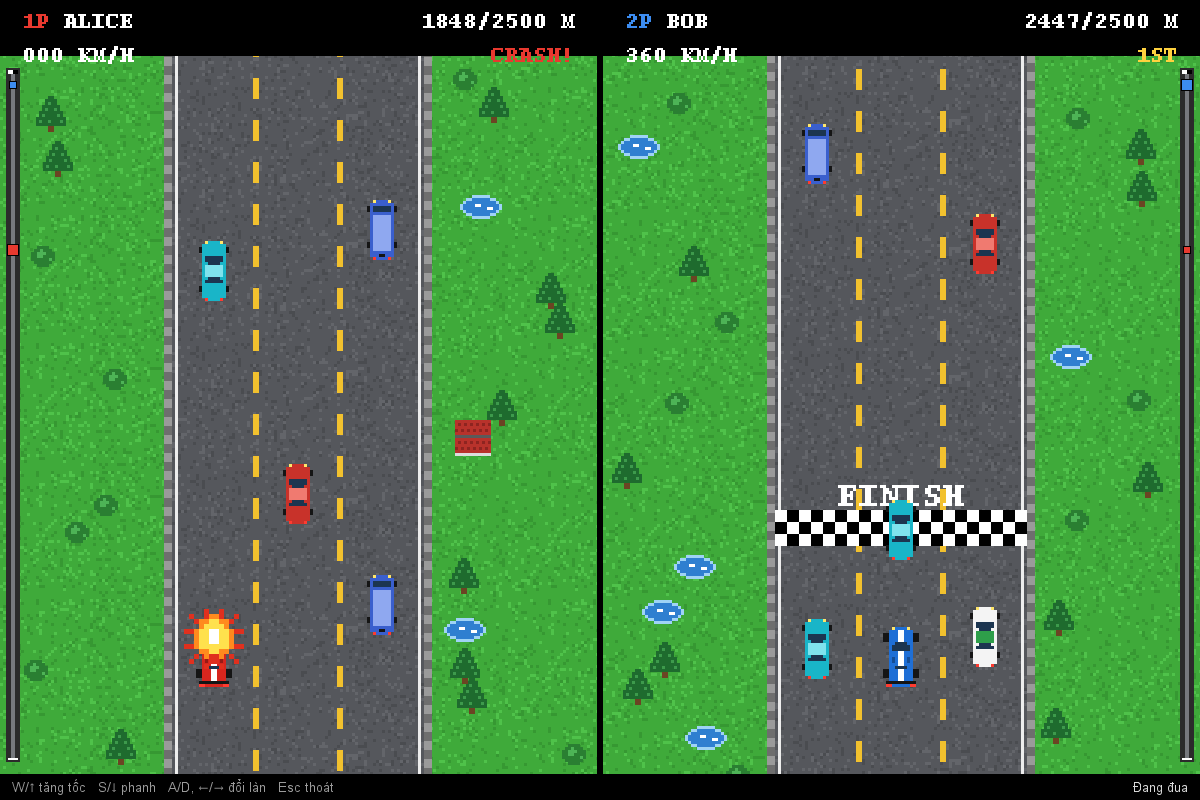
#> input picture report/img/race_screen_src.png, 1200 x 800 px
$ python draw.py
#> lines starting #> are read from the running program, lines starting #| are printed output that depends on the picture
# -*- coding: utf-8 -*-
"""Draw all diagrams for the BTL report with matplotlib (clean, consistent style)."""
import os
import matplotlib
matplotlib.use("Agg")
import matplotlib.pyplot as plt
from matplotlib.patches import FancyBboxPatch, FancyArrowPatch, Rectangle, Circle
from matplotlib.lines import Line2D

OUT = os.path.join(os.path.dirname(os.path.abspath(__file__)), "img")
os.makedirs(OUT, exist_ok=True)

plt.rcParams["font.family"] = "Segoe UI"
plt.rcParams["font.size"] = 11

# Palette
C_CLIENT = "#DCEBFA"; C_CLIENT_E = "#2F6DB5"
C_SERVER = "#FFF1D6"; C_SERVER_E = "#D98C1F"
C_DB = "#E3F3E3"; C_DB_E = "#3C8C3C"
C_GREY = "#F2F2F2"; C_GREY_E = "#7A7A7A"
C_TEXT = "#1F1F1F"
C_ARROW = "#444444"
C_RED = "#C0392B"; C_BLUE = "#2F6DB5"; C_ROAD = "#4A4A4A"


def box(ax, x, y, w, h, title, lines=(), fc=C_GREY, ec=C_GREY_E, title_size=12, body_size=10,
        radius=0.15, lw=1.6, title_bold=True):
    p = FancyBboxPatch((x, y), w, h, boxstyle=f"round,pad=0,rounding_size={radius}",
                       fc=fc, ec=ec, lw=lw)
    ax.add_patch(p)
    if lines:
        # title band
        ax.text(x + w / 2, y + h - 0.32, title, ha="center", va="center", fontsize=title_size,
                fontweight="bold" if title_bold else "normal", color=C_TEXT)
        ax.plot([x + 0.15, x + w - 0.15], [y + h - 0.62, y + h - 0.62], color=ec, lw=1)
        body_top = y + h - 0.62
        n = len(lines)
        step = (body_top - y) / (n + 1)
        for i, ln in enumerate(lines):
            ax.text(x + w / 2, body_top - step * (i + 1), ln, ha="center", va="center",
                    fontsize=body_size, color=C_TEXT)
    else:
        ax.text(x + w / 2, y + h / 2, title, ha="center", va="center", fontsize=title_size,
                fontweight="bold" if title_bold else "normal", color=C_TEXT)
    return p


def arrow(ax, p1, p2, label=None, color=C_ARROW, lw=1.6, style="-|>", lpos=0.5, loff=(0, 0.18),
          fontsize=9.5, ls="-", shrink=4):
    a = FancyArrowPatch(p1, p2, arrowstyle=style, mutation_scale=16, color=color, lw=lw,
                        linestyle=ls, shrinkA=shrink, shrinkB=shrink)
    ax.add_patch(a)
    if label:
        mx = p1[0] + (p2[0] - p1[0]) * lpos + loff[0]
        my = p1[1] + (p2[1] - p1[1]) * lpos + loff[1]
        ax.text(mx, my, label, ha="center", va="center", fontsize=fontsize, color=C_TEXT,
                bbox=dict(fc="white", ec="none", pad=1.5))


def new_fig(w, h):
    fig = plt.figure(figsize=(w / 100, h / 100), dpi=100)
    ax = fig.add_axes([0, 0, 1, 1])
    ax.set_xlim(0, w / 100)
    ax.set_ylim(0, h / 100)
    ax.set_aspect("equal")
    ax.axis("off")
    return fig, ax


def save(fig, name):
    path = os.path.join(OUT, name)
    fig.savefig(path, dpi=200, facecolor="white")
    plt.close(fig)
    print("saved", path)


# ---------------------------------------------------------------- 1. Architecture
def fig_architecture():
    fig, ax = new_fig(1400, 760)
    # Clients
    for i, (label, y) in enumerate([("Client A", 5.4), ("Client B", 3.4), ("Client N", 1.4)]):
        box(ax, 0.5, y, 3.2, 1.5, f"{label} (Java Swing)",
            ["View  ·  Controller  ·  Model", "Player, Match, RaceState"],
            fc=C_CLIENT, ec=C_CLIENT_E)
    ax.text(2.1, 1.05, "…  nhiều client kết nối đồng thời", ha="center", fontsize=9.5,
            style="italic", color="#555")
    # Server
    box(ax, 5.6, 1.6, 4.0, 4.9, "Game Server (Java)",
        ["ServerSocket (TCP :5000)", "ClientHandler – 1 thread / client",
         "SessionManager – người chơi online", "InviteManager – lời mời, timeout 30s",
         "RoomManager – phòng đua, countdown", "MatchService – trọng tài, xét thắng thua",
         "PlayerDAO / MatchDAO (JDBC)"],
        fc=C_SERVER, ec=C_SERVER_E, title_size=13)
    # DB
    box(ax, 11.0, 2.7, 2.9, 2.7, "MySQL",
        ["players", "matches", "match_events"], fc=C_DB, ec=C_DB_E, title_size=13)
    # Arrows client <-> server
    for y in (6.15, 4.15, 2.15):
        arrow(ax, (3.7, y + 0.15), (5.6, y + 0.15), color=C_BLUE)
        arrow(ax, (5.6, y - 0.15), (3.7, y - 0.15), color=C_SERVER_E)
    ax.text(4.65, 6.62, "Request / Event", ha="center", fontsize=9, color=C_BLUE)
    ax.text(4.65, 5.72, "Response / Update", ha="center", fontsize=9, color=C_SERVER_E)
    # Server <-> DB
    arrow(ax, (9.6, 4.35), (11.0, 4.35), "JDBC: SELECT / INSERT / UPDATE", color=C_DB_E, loff=(0, 0.28))
    arrow(ax, (11.0, 3.75), (9.6, 3.75), "ResultSet", color=C_DB_E, loff=(0, -0.28))
    # Legend / note
    ax.text(7.0, 0.75, "Giao thức: TCP Socket + ObjectInputStream / ObjectOutputStream, mỗi thông điệp là một đối tượng Message (type, payload).",
            ha="center", fontsize=9.5, color="#333")
    ax.text(7.0, 0.35, "Server là trọng tài duy nhất: mọi luật thắng thua, timeout và cập nhật điểm đều được quyết định tại server.",
            ha="center", fontsize=9.5, color="#333")
    save(fig, "fig1_architecture.png")
#> in save, `fig.savefig(path, dpi=200, facecolor="white")`:
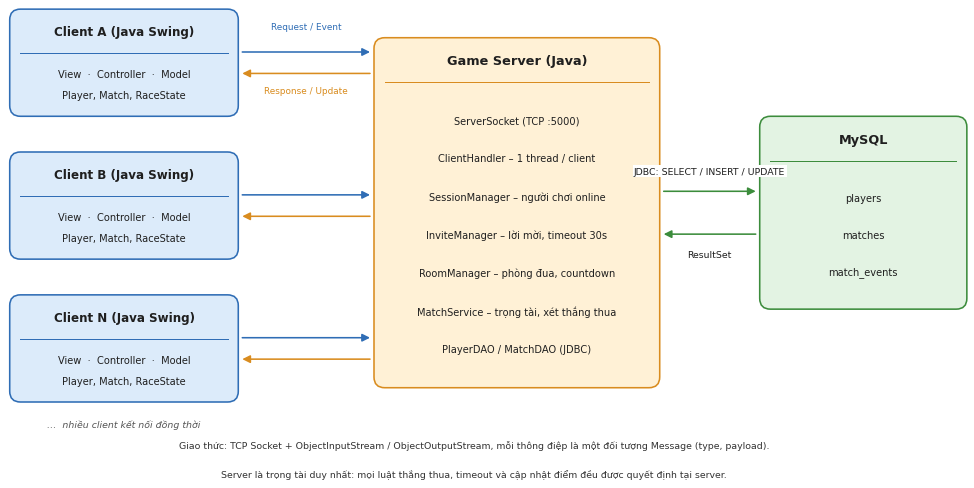
#> figure drawn by matplotlib, 1 panel


# ---------------------------------------------------------------- 2. Sequence diagram (flow)
def fig_sequence():
    fig, ax = new_fig(1400, 1000)
    W, H = 14, 10
    actors = [("Client A\n(người thách đấu)", 2.0, C_CLIENT, C_CLIENT_E),
              ("Game Server", 7.0, C_SERVER, C_SERVER_E),
              ("Client B\n(người được mời)", 12.0, C_CLIENT, C_CLIENT_E)]
    top = H - 0.4
    for name, x, fc, ec in actors:
        box(ax, x - 1.3, top - 0.9, 2.6, 0.9, name, fc=fc, ec=ec, title_size=11)
        ax.plot([x, x], [0.4, top - 0.9], color="#9A9A9A", lw=1.2, ls=(0, (4, 3)))
    # steps: (from_x, to_x, y, label, color)
    steps = [
        (2, 7, "LOGIN(username, password)", C_BLUE),
        (7, 2, "LOGIN_OK + ONLINE_LIST", C_SERVER_E),
        (2, 7, "INVITE(target = B)", C_BLUE),
        (7, 12, "INVITE_RECEIVED(from = A)  – chờ tối đa 30s", C_SERVER_E),
        (12, 7, "INVITE_ACCEPT", C_BLUE),
        (7, 2, "MATCH_START(roomId)  →  cả A và B", C_SERVER_E),
        (7, 2, "COUNTDOWN 3 · 2 · 1 · GO", C_SERVER_E),
        (2, 7, "CAR_STATE(x, lane, speed)  – liên tục 20 lần/giây", C_BLUE),
        (7, 12, "RACE_UPDATE(vị trí 2 xe)  →  cả A và B", C_SERVER_E),
        (2, 7, "FINISH(time)  – A về đích trước", C_BLUE),
        (7, 12, "MATCH_RESULT(winner = A, +1 điểm)  →  cả A và B", C_SERVER_E),
        (7, 12, "REMATCH_ASK?  →  cả A và B", C_SERVER_E),
        (12, 7, "REMATCH_YES / REMATCH_NO", C_BLUE),
    ]
    y = top - 1.35
    dy = 0.6
    for i, (fx, tx, label, col) in enumerate(steps):
        arrow(ax, (fx, y), (tx, y), color=col, lw=1.5)
        ax.text((fx + tx) / 2, y + 0.17, f"{i + 1}. {label}", ha="center", va="bottom",
                fontsize=9.3, color=C_TEXT)
        y -= dy
    # phase brackets on the far left
    phases = [("Đăng nhập", 0, 1), ("Thách đấu", 2, 4), ("Thi đấu", 5, 8), ("Kết quả", 9, 12)]
    for name, s, e in phases:
        y1 = top - 1.35 - s * dy + 0.32
        y2 = top - 1.35 - e * dy - 0.15
        ax.add_patch(Rectangle((0.15, y2), 0.35, y1 - y2, fc="#EDEDED", ec="none"))
        ax.text(0.325, (y1 + y2) / 2, name, rotation=90, ha="center", va="center", fontsize=9,
                fontweight="bold", color="#444")
    save(fig, "fig2_sequence.png")
#> call 2 of save, with name = 'fig2_sequence.png'
#> in save (call 2), `fig.savefig(path, dpi=200, facecolor="white")`:
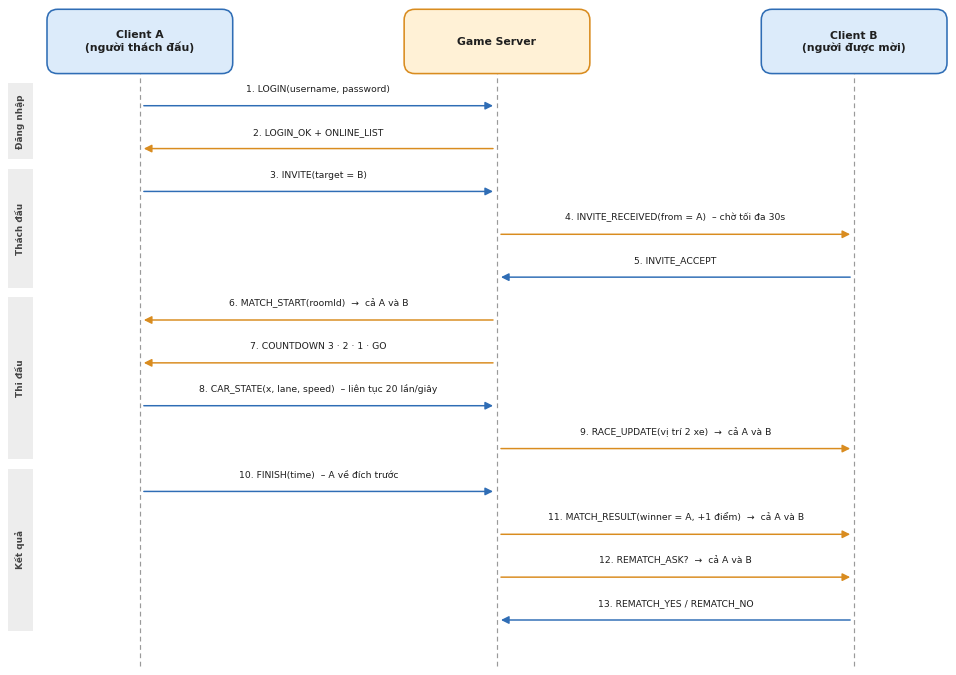
#> figure drawn by matplotlib, 1 panel


# ---------------------------------------------------------------- 3. Server internals
def fig_server():
    fig, ax = new_fig(1400, 1010)
    # outer server box
    ax.add_patch(FancyBboxPatch((0.4, 0.5), 9.7, 8.4, boxstyle="round,pad=0,rounding_size=0.2",
                                fc="#FFFBF2", ec=C_SERVER_E, lw=2))
    ax.text(4.0, 8.55, "Game Server (tiến trình Java)", fontsize=13, fontweight="bold", color=C_TEXT)
    # accept thread
    box(ax, 0.7, 6.3, 2.7, 1.7, "ServerSocket", ["Thread Accept", "accept() → tạo ClientHandler"],
        fc=C_SERVER, ec=C_SERVER_E, title_size=11.5, body_size=9.5)
    # handlers
    hy = [6.9, 5.4, 3.9]
    for i, y in enumerate(hy):
        box(ax, 4.0, y, 2.6, 1.2, f"ClientHandler #{i + 1}",
            ["Luồng đọc + luồng ghi · hàng đợi gửi"], fc=C_CLIENT, ec=C_CLIENT_E, title_size=10.5, body_size=9)
        arrow(ax, (3.4, 7.15), (4.0, y + 0.6), color=C_ARROW, lw=1.3)
    ax.text(6.1, 3.6, "… một thread cho mỗi client", ha="center", fontsize=9, style="italic", color="#555")
    # core services (right column)
    box(ax, 7.2, 5.9, 2.6, 2.2, "SessionManager",
        ["Danh sách online", "trạng thái Rảnh / Đang đấu", "heartbeat + timeout"],
        fc=C_SERVER, ec=C_SERVER_E, title_size=11, body_size=9)
    box(ax, 7.2, 3.4, 2.6, 2.2, "InviteManager",
        ["Lời mời thách đấu", "hẹn giờ 30s tự hủy", "accept / reject"],
        fc=C_SERVER, ec=C_SERVER_E, title_size=11, body_size=9)
    # bottom row
    box(ax, 0.7, 0.8, 5.9, 2.5, "RoomManager / MatchService",
        ["Tạo Room, sinh 18 xe cộ theo seed · Countdown 3-2-1", "Nhận CAR_STATE, đồng bộ RACE_UPDATE cho cả hai",
         "Xét về đích, hòa, thoát, mất kết nối", "Cập nhật điểm, hỏi thi đấu tiếp"],
        fc=C_SERVER, ec=C_SERVER_E, title_size=11, body_size=9)
    box(ax, 7.2, 0.8, 2.6, 2.5, "PlayerDAO · MatchDAO",
        ["JDBC", "PreparedStatement", "transaction khi lưu kết quả"],
        fc=C_DB, ec=C_DB_E, title_size=11, body_size=9)
    # arrows handlers -> services
    arrow(ax, (6.6, 7.5), (7.2, 7.0), color=C_ARROW, lw=1.3)
    arrow(ax, (6.6, 6.0), (7.2, 4.5), color=C_ARROW, lw=1.3)
    arrow(ax, (5.3, 3.9), (4.5, 3.3), color=C_ARROW, lw=1.3)
    arrow(ax, (6.6, 2.05), (7.2, 2.05), color=C_DB_E, lw=1.3)
    # DB outside
    box(ax, 11.0, 0.9, 2.6, 2.4, "MySQL", ["players", "matches", "match_events"],
        fc=C_DB, ec=C_DB_E, title_size=13)
    arrow(ax, (9.8, 2.05), (11.0, 2.05), "JDBC", color=C_DB_E, lw=1.5, loff=(0, 0.25))
    # clients above the server, connecting into ServerSocket
    box(ax, 0.7, 9.25, 2.7, 0.6, "Client A, B, … N  (TCP Socket)", fc=C_CLIENT, ec=C_CLIENT_E, title_size=10)
    arrow(ax, (2.05, 9.25), (2.05, 8.0), color=C_BLUE, lw=1.5, ls=(0, (5, 3)))
    ax.text(2.35, 8.6, "connect()", fontsize=9, color=C_BLUE, va="center")
    save(fig, "fig3_server.png")
#> call 3 of save, with name = 'fig3_server.png'
#> in save (call 3), `fig.savefig(path, dpi=200, facecolor="white")`:
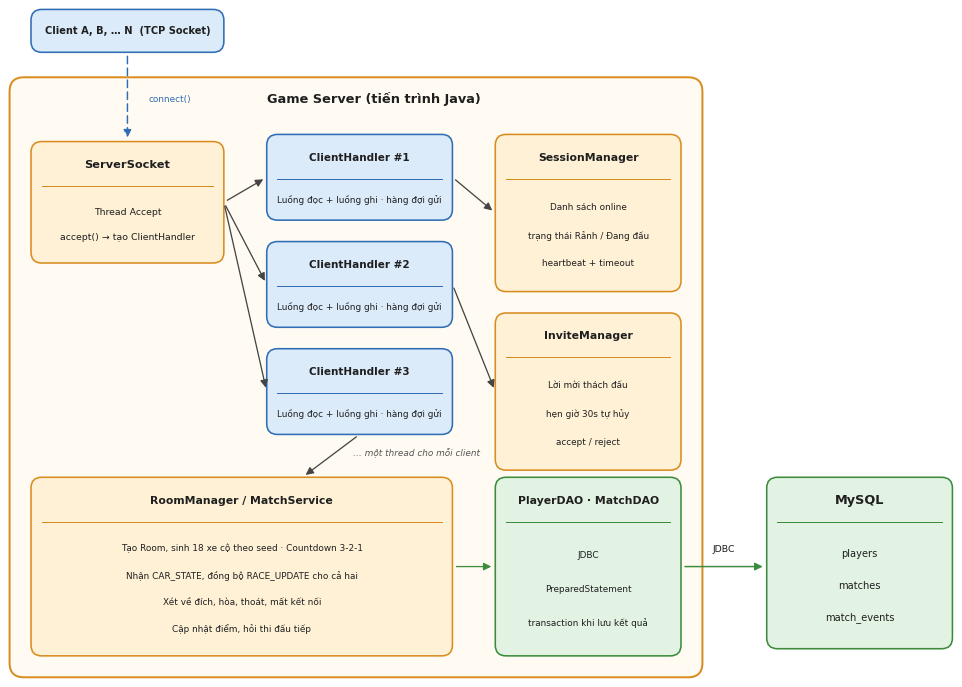
#> figure drawn by matplotlib, 1 panel


# ---------------------------------------------------------------- 4. Lobby UI mockup
def fig_lobby():
    fig, ax = new_fig(1400, 860)
    # Window
    ax.add_patch(Rectangle((0.5, 0.5), 8.6, 7.6, fc="white", ec="#555", lw=1.5))
    ax.add_patch(Rectangle((0.5, 7.5), 8.6, 0.6, fc="#2F6DB5", ec="none"))
    ax.text(0.7, 7.8, "Racing Online – Sảnh chờ", color="white", fontsize=11.5, fontweight="bold", va="center")
    ax.text(8.9, 7.8, "Xin chào, alice  ·  Điểm: 12", color="white", fontsize=10, va="center", ha="right")
    # table header
    cols = [(0.7, "Tên người chơi"), (3.5, "Điểm"), (4.7, "Thắng"), (5.8, "Trạng thái"), (7.6, "")]
    ax.add_patch(Rectangle((0.7, 6.55), 8.2, 0.55, fc="#E9EEF5", ec="#B8C4D6", lw=1))
    for x, t in cols:
        ax.text(x + 0.1, 6.82, t, fontsize=10, fontweight="bold", va="center")
    rows = [("bob", 15, 12, "Rảnh", True), ("carol", 9, 7, "Đang thi đấu", False),
            ("dave", 7, 6, "Rảnh", True), ("erin", 3, 2, "Đang thi đấu", False), ("frank", 0, 0, "Rảnh", True)]
    y = 6.0
    for name, pts, wins, st, free in rows:
        ax.add_patch(Rectangle((0.7, y - 0.28), 8.2, 0.55, fc="white" if free else "#FAFAFA", ec="#DADADA", lw=0.8))
        ax.text(0.8, y, name, fontsize=10, va="center")
        ax.text(3.6, y, str(pts), fontsize=10, va="center")
        ax.text(4.8, y, str(wins), fontsize=10, va="center")
        col = "#2E8B57" if free else "#C0392B"
        ax.add_patch(Circle((6.0, y), 0.08, fc=col, ec="none"))
        ax.text(6.15, y, st, fontsize=10, va="center", color=col)
        if free:
            ax.add_patch(FancyBboxPatch((7.6, y - 0.2), 1.2, 0.4, boxstyle="round,pad=0,rounding_size=0.08",
                                        fc="#2F6DB5", ec="none"))
            ax.text(8.2, y, "Thách đấu", color="white", fontsize=9, ha="center", va="center", fontweight="bold")
        y -= 0.62
    # bottom buttons
    for x, t, fc in [(0.7, "Bảng xếp hạng", "#6C757D"), (2.6, "Lịch sử trận", "#6C757D"), (7.4, "Đăng xuất", "#C0392B")]:
        ax.add_patch(FancyBboxPatch((x, 0.75), 1.7, 0.5, boxstyle="round,pad=0,rounding_size=0.08", fc=fc, ec="none"))
        ax.text(x + 0.85, 1.0, t, color="white", fontsize=9.5, ha="center", va="center", fontweight="bold")
    # Invite dialog on the right
    ax.add_patch(FancyBboxPatch((9.7, 3.6), 3.9, 3.0, boxstyle="round,pad=0,rounding_size=0.15",
                                fc="white", ec="#555", lw=1.5))
    ax.add_patch(Rectangle((9.7, 6.1), 3.9, 0.5, fc="#D98C1F", ec="none"))
    ax.text(9.9, 6.35, "Lời mời thách đấu", color="white", fontsize=10.5, fontweight="bold", va="center")
    ax.text(11.65, 5.55, "bob muốn thách đấu với bạn!", fontsize=10, ha="center", va="center")
    ax.text(11.65, 5.1, "Tự động hủy sau:  27 s", fontsize=10, ha="center", va="center", color="#C0392B")
    ax.add_patch(Rectangle((10.0, 4.7), 3.3, 0.14, fc="#EEE", ec="#CCC", lw=0.6))
    ax.add_patch(Rectangle((10.0, 4.7), 3.3 * 0.9, 0.14, fc="#D98C1F", ec="none"))
    for x, t, fc in [(10.0, "Chấp nhận (OK)", "#2E8B57"), (11.75, "Từ chối", "#C0392B")]:
        ax.add_patch(FancyBboxPatch((x, 3.85), 1.55, 0.5, boxstyle="round,pad=0,rounding_size=0.08", fc=fc, ec="none"))
        ax.text(x + 0.775, 4.1, t, color="white", fontsize=9.5, ha="center", va="center", fontweight="bold")
    ax.text(11.65, 3.25, "Hộp thoại hiện ở máy người được mời (B)", fontsize=9, ha="center", style="italic", color="#555")
    # Annotations
    ax.text(11.65, 1.6, "Danh sách online được server đẩy\nxuống mỗi khi có người đăng nhập,\nđăng xuất, vào trận hoặc kết thúc trận.",
            fontsize=9.5, ha="center", va="center", color="#333",
            bbox=dict(boxstyle="round,pad=0.5", fc="#F7F7F7", ec="#CCC"))
    save(fig, "fig4_lobby.png")
#> call 4 of save, with name = 'fig4_lobby.png'
#> in save (call 4), `fig.savefig(path, dpi=200, facecolor="white")`:
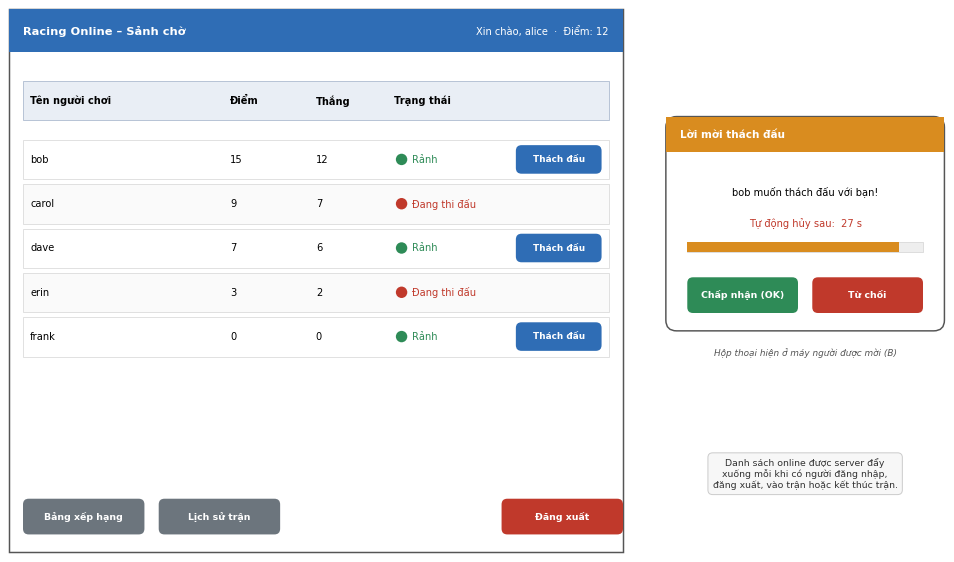
#> figure drawn by matplotlib, 1 panel


# ---------------------------------------------------------------- 5. Race UI (ảnh chụp thật + chú thích)
def fig_race():
    """Ảnh màn hình đua thật (RacePanel vẽ ra ảnh, không chụp desktop) kèm số chú thích khớp bảng."""
    img = plt.imread(os.path.join(OUT, "race_screen_src.png"))
#> img is the input picture: shape (800, 1200, 3) float32; mean R, G, B 0.283, 0.475, 0.281
    h, w = img.shape[0], img.shape[1]
    fig = plt.figure(figsize=(w / 100, h / 100), dpi=100)
    ax = fig.add_axes([0, 0, 1, 1])
    ax.imshow(img)
    ax.set_xlim(0, w)
    ax.set_ylim(h, 0)
    ax.axis("off")
    # (số, x, y) theo toạ độ pixel của ảnh 1200x800; khớp thứ tự dòng trong bảng thành phần
    callouts = [
        (1, 250, 38),    # HUD
        (2, 40, 420),    # minimap
        (3, 262, 655),   # xe mình + vụ nổ
        (4, 345, 495),   # xe cộ
        (5, 520, 470),   # cảnh quan
        (6, 1070, 527),  # vạch FINISH
        (7, 945, 705),   # xe đối thủ (đường bên phải)
        (8, 600, 787),   # dòng trạng thái
    ]
    for n, x, y in callouts:
        ax.add_patch(Circle((x, y), 17, fc=C_SERVER, ec=C_SERVER_E, lw=2.2, zorder=5))
        ax.text(x, y, str(n), ha="center", va="center", fontsize=13, fontweight="bold",
                color=C_SERVER_E, zorder=6)
    save(fig, "fig5_race.png")
#> in save (call 5), `fig.savefig(path, dpi=200, facecolor="white")`:
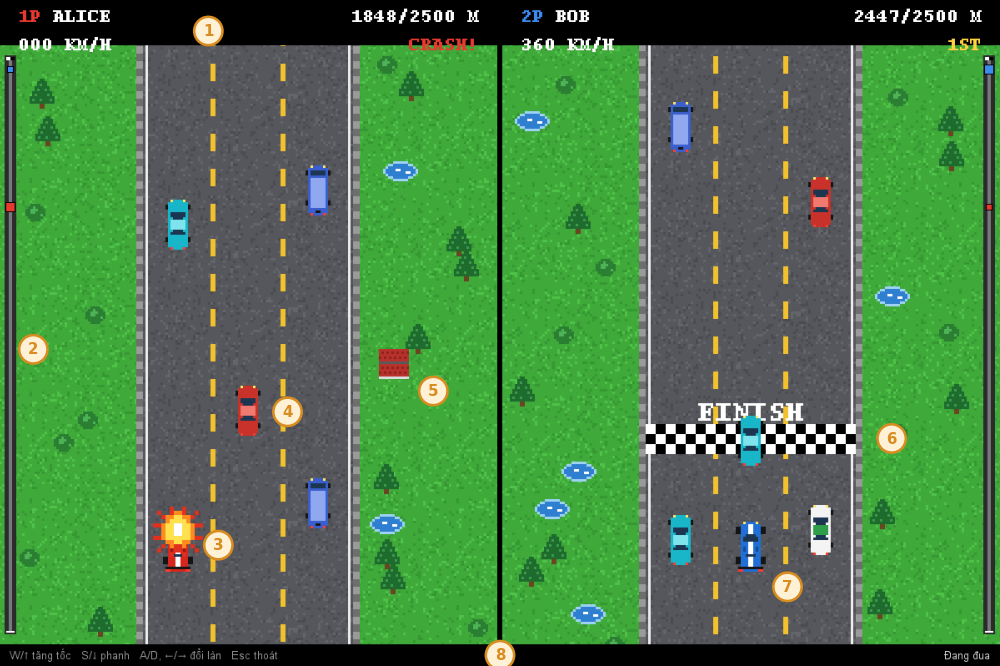
#> figure drawn by matplotlib, 1 panel


# ---------------------------------------------------------------- 6. ERD
def fig_erd():
    fig, ax = new_fig(1460, 640)

    def entity(x, y, w, name, rows, fc, ec):
#> called with x = 0.3, y = 1.5, w = 3.7, name = 'players', fc = '#E3F3E3', ec = '#3C8C3C'
        rh = 0.36
        h = 0.55 + rh * len(rows)
        ax.add_patch(FancyBboxPatch((x, y), w, h, boxstyle="round,pad=0,rounding_size=0.1", fc="white", ec=ec, lw=1.6))
        ax.add_patch(Rectangle((x, y + h - 0.55), w, 0.55, fc=fc, ec=ec, lw=1.6))
        ax.text(x + w / 2, y + h - 0.275, name, ha="center", va="center", fontsize=12, fontweight="bold")
        for i, (key, col, typ) in enumerate(rows):
            yy = y + h - 0.55 - rh * (i + 0.5)
            ax.text(x + 0.12, yy, key, fontsize=8.5, va="center", color="#7A3E00" if key else "#000", fontweight="bold")
            ax.text(x + 0.5, yy, col, fontsize=9.5, va="center", family="Consolas")
            ax.text(x + w - 0.12, yy, typ, fontsize=8.5, va="center", ha="right", color="#555")
#> (the rest of the program and of its run is left out)
